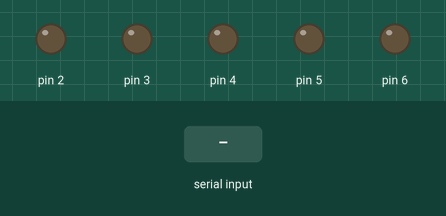
The sketch below on a simulated Arduino Uno, built with avr-gcc and run on an emulated ATmega328P. Shown: output pins drawn as LEDs (lit = HIGH). Inputs (shaded band) come from the test bench. What the sketch prints to the serial monitor is not drawn.

Above: at 1.2 s.
1.3 s: "a" received over Serial
At 3.7 s:
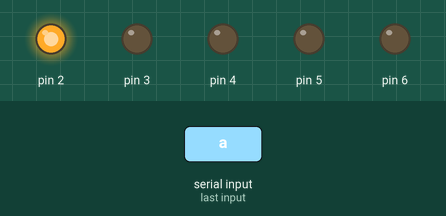
4.3 s: "b" received over Serial
At 7.2 s:
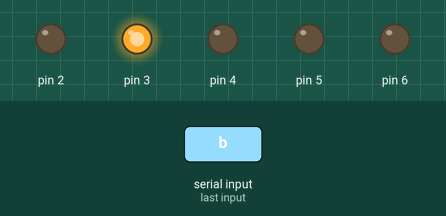
7.3 s: "c" received over Serial
At 9.5 s:
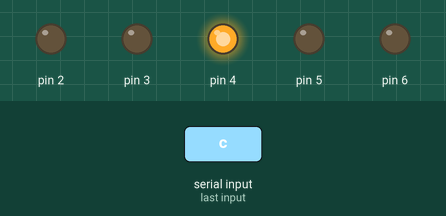
10.3 s: "d" received over Serial
At 13.2 s:
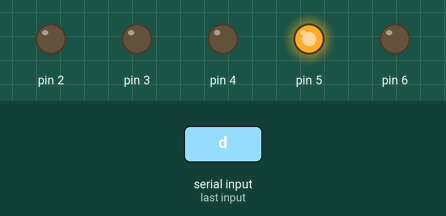
13.3 s: "e" received over Serial
At 15.3 s:
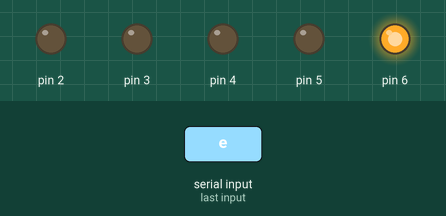
Timing chart, 0 to 16.8 s (numbered marks = the images above; inputs shaded):
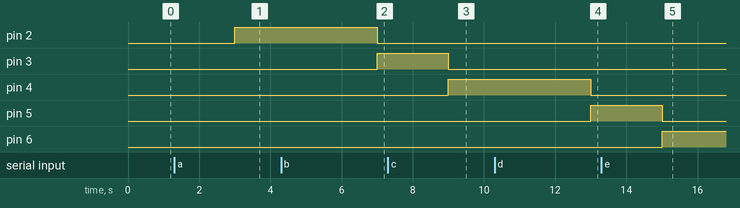

Measured:
- after the input at 1.3 s, pin 2: LOW → HIGH after 1.7 s
- after the input at 4.3 s, pin 2: HIGH → LOW after 2.7 s; pin 3: LOW → HIGH after 2.7 s
- after the input at 7.3 s, pin 3: HIGH → LOW after 1.7 s; pin 4: LOW → HIGH after 1.7 s
- after the input at 10.3 s, pin 4: HIGH → LOW after 2.7 s; pin 5: LOW → HIGH after 2.7 s
- after the input at 13.3 s, pin 5: HIGH → LOW after 1.7 s; pin 6: LOW → HIGH after 1.7 s

The sketch:

Ex6_ReadFromSerialMonitor.ino
```cpp
int incomingByte = 0;
int iB2 = 0;

void setup() {
  Serial.begin(9600);
  pinMode(2, OUTPUT);
  pinMode(3, OUTPUT);
  pinMode(4, OUTPUT);
  pinMode(5, OUTPUT);
  pinMode(6, OUTPUT);
}

void loop() {

  incomingByte = Serial.read();
  Serial.print("I have received: ");
  Serial.println((char)incomingByte);
  delay(1000);

    //When inputting something in control we check if it is a valid character, if not we close the LEDs
  if (incomingByte != -1) {
    if(incomingByte == 'a' || incomingByte == 'b' || incomingByte == 'c' || incomingByte == 'd' || incomingByte == 'e'){
      incomingByte = incomingByte;
    } else {
      incomingByte = 'Invalid';
    }
  } else {
    incomingByte = iB2; //If the input is -1 we keep the previous input
  }

  switch (incomingByte) {
    case 'a':
      digitalWrite(2, HIGH);
      digitalWrite(3, LOW);
      digitalWrite(4, LOW);
      digitalWrite(5, LOW);
      digitalWrite(6, LOW);
      Serial.println("I have received a");
      delay(1000);
      break;
    case 'b':
      digitalWrite(2, LOW);
      digitalWrite(3, HIGH);
      digitalWrite(4, LOW);
      digitalWrite(5, LOW);
      digitalWrite(6, LOW);
      Serial.println("I have received b");
      delay(1000);
      break;
    case 'c':
      digitalWrite(2, LOW);
      digitalWrite(3, LOW);
      digitalWrite(4, HIGH);
      digitalWrite(5, LOW);
      digitalWrite(6, LOW);
      Serial.println("I have received c");
      delay(1000);
      break;
    case 'd':
      digitalWrite(2, LOW);
      digitalWrite(3, LOW);
      digitalWrite(4, LOW);
      digitalWrite(5, HIGH);
      digitalWrite(6, LOW);
      Serial.println("I have received d");
      break;
    case 'e':
      digitalWrite(2, LOW);
      digitalWrite(3, LOW);
      digitalWrite(4, LOW);
      digitalWrite(5, LOW);
      digitalWrite(6, HIGH);
      Serial.println("I have received: e");
      delay(1000);
      break;
    case 'Invalid':
      digitalWrite(2, LOW);
      digitalWrite(3, LOW);
      digitalWrite(4, LOW);
      digitalWrite(5, LOW);
      digitalWrite(6, LOW);
      Serial.println("I have received an invalid character");
      delay(1000);
      break;
  }
  iB2 = incomingByte;
}
```
